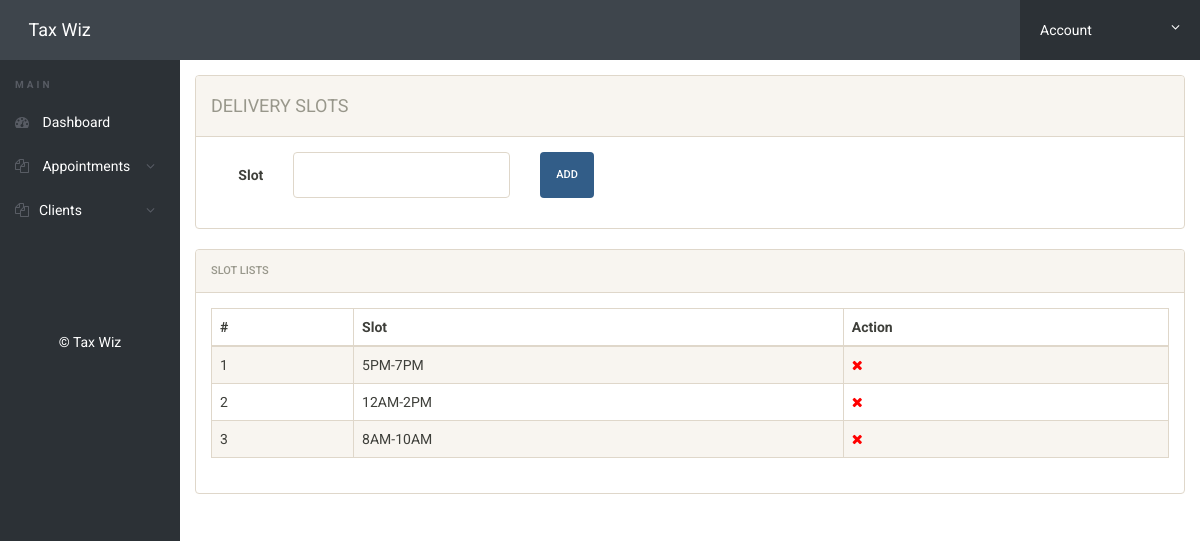
/deliveryslots.php (signed in), run on the app's committed database.
### tables this page shows
CREATE TABLE `deliveryslots` (
  `id` int(11) NOT NULL,
  `city` varchar(50) NOT NULL
);

### deliveryslots.php (the view, shortened to what this page needs)
<?php
include('includes/config.php');
if(strlen($_SESSION['ScUriTe'])==0)
{
header('location:index.php');
}
else{
?>
<!doctype html>
<html lang="en" class="no-js">
  <head>
    <link rel="stylesheet" href="css/font-awesome.min.css">
    <link rel="stylesheet" href="css/bootstrap.min.css">
    <link rel="stylesheet" href="css/dataTables.bootstrap.min.css">
    <link rel="stylesheet" href="css/bootstrap-social.css">
    <link rel="stylesheet" href="css/bootstrap-select.css">
    <link rel="stylesheet" href="css/fileinput.min.css">
    <link rel="stylesheet" href="css/awesome-bootstrap-checkbox.css">
    <link rel="stylesheet" href="css/style.css">
  </head>
  <body>
    <?php include('includes/header.php');?>
    <div class="ts-main-content">
      <?php include('includes/leftbar.php');?>
      <div class="content-wrapper">
        <div class="container-fluid">
          <div class="row">
            <div class="col-md-12">
              <div class="row">
                <div class="col-md-12">
                  <div class="panel panel-default">
                    <div class="panel-heading">
                      <h4>Delivery Slots
                      </h4>
                    </div>
                    <div class="panel-body">
                      <form method="post" class="form-horizontal">
                        <div class="form-group">
                          <label class="col-sm-1 control-label">Slot
                          </label>
                          <div class="col-sm-3">
                            <input type="text" class="form-control" name="city" required>
                          </div>
                          <div class="col-sm-2">
                            <button class="btn btn-primary" name="submit" type="submit">ADD
                            </button>
                          </div>
                        </div>
                      </form>
                    </div>
                  </div>
                </div>
              </div>
            </div>
          </div>
          <div class="panel panel-default">
            <div class="panel-heading">Slot Lists
            </div>
            <div class="panel-body">
              <table class="display table table-striped table-bordered table-hover" cellspacing="0" width="100%">
                <thead>
                  <tr>
                    <th>#
                    </th>
                    <th>Slot
                    </th>
                    <th>Action
                    </th>
                  </tr>
                </thead>
                <tbody>
                  <?php $sql = "SELECT * from deliveryslots ORDER BY id DESC";
                      $query = $dbh -> prepare($sql);
                      $query->execute();
                      $results=$query->fetchAll(PDO::FETCH_OBJ);
                      $cnt=1;
                      if($query->rowCount() > 0)
                      {
                      foreach($results as $result)
                      {				?>
                  <tr>
                    <td>
                      <?php echo htmlentities($cnt);?>
                    </td>
                    <td>
                      <?php echo htmlentities($result->city);?>
                    </td>
                    <td>
                      <a href="deliveryslots.php?del=<?php echo $result->id;?>" onclick="return confirm('Do you want to delete');">
                        <i class="fa fa-close" style="color:red">
                        </i>
                      </a>
                    </td>
                  </tr>
                  <?php $cnt=$cnt+1; }} ?>
                </tbody>
              </table>
            </div>
          </div>
        </div>
      </div>
    </div>
  </body>
</html>
<?php } ?>

### css/style.css (style rules this page uses)
html { font-size: 14px; }
@media only screen and (min-width: 480px) { html { font-size: 17px; } }
@media only screen and (min-width: 768px) { html { font-size: 14px; } }
body { font-size: 1em; }
a { color: #37a6c4; }
.btn { font-family: 'Roboto', sans-serif; }
.panel { overflow: hidden; }
.btn { text-transform: none; }
.ts-main-content .content-wrapper { padding-top: 15px; margin-top: 60px; }
@media only screen and (min-width: 992px) { .ts-main-content .content-wrapper { margin-left: 180px; } }

### data on the page
deliveryslots: city "5PM-7PM"
deliveryslots: city "12AM-2PM"
deliveryslots: city "8AM-10AM"
